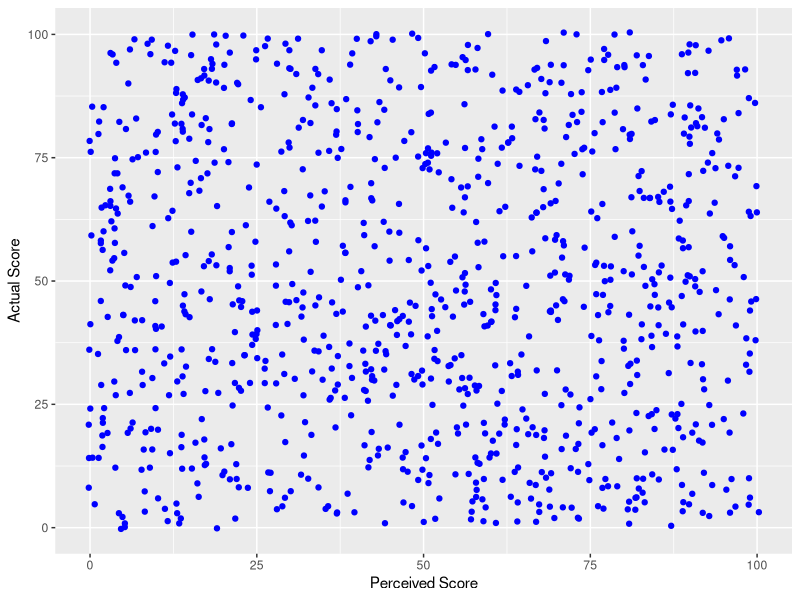
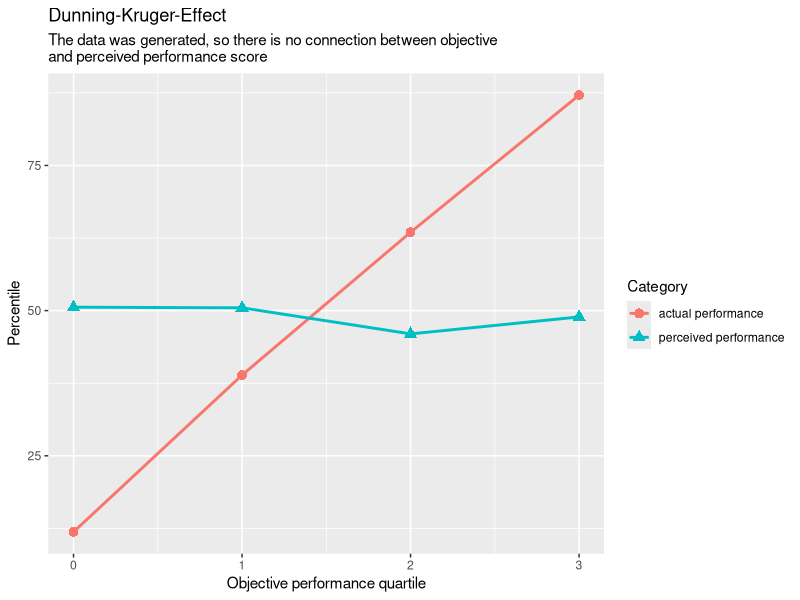

The R source for these figures, in order:
# Dependencies ----
library(dplyr)
library(tidyr)
library(ggplot2)

# Set seed ----
set.seed(1337)

# Generate data ----
df <- tibble(
  x = sample(0:100, 1000, replace = TRUE),
  y = sample(0:100, 1000, replace = TRUE),
)

# Describe data ----
df |> 
  summarise(
    x_M = mean(x),
    x_SD = sd(x),
    y_M = sd(y),
    y_SD = sd(y),
  )

# Jitter plot ----
df |> 
  ggplot(aes(x = x, y = y)) +
  geom_jitter(color = "blue") +
  labs(
    x = "Perceived Score",
    y = "Actual Score"
  )

# Dunning-Kruger-Plot ----
df |> 
  mutate(x_quantile = percent_rank(x) %/% .25) |> 
  group_by(x_quantile) |> 
  summarise(
    x = mean(x),
    y = mean(y)
  ) |>
  pivot_longer(-x_quantile) |> 
  mutate(name = factor(name, levels = c("x", "y"), labels = c("actual performance", "perceived performance"))) |> 
  ggplot(aes(x = x_quantile, y = value, shape = name, color = name)) +
  geom_line(linewidth = 1) +
  geom_point(size = 3) +
  labs(
    title = "Dunning-Kruger-Effect",
    subtitle = "The data was generated, so there is no connection between objective\nand perceived performance score",
    x = "Objective performance quartile",
    y = "Percentile",
    color = "Category",
    shape = "Category"
  )
  